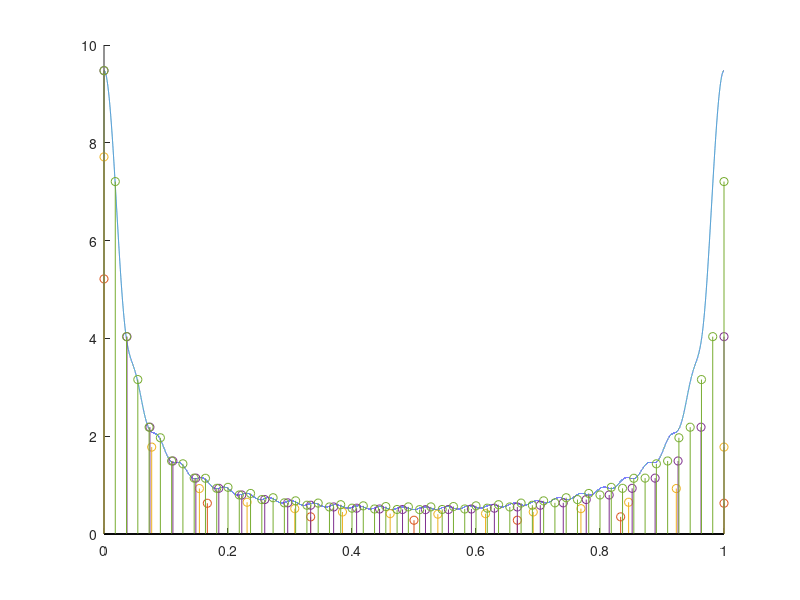

The MATLAB source for this figure:
%%%%%%% DTFT %%%%%%%
N_x = 28;
f = 0:1/100000:1;
x_f = (1 - (0.9*exp(-j*2*pi*f)).^N_x) ./ (1 - 0.9*exp(-j*2*pi*f));


%%%%%%% DFT %%%%%%%
n = 0:(N_x-1);
x = 0.9.^n;

N_1 = N_x/4; 
N_2 = N_x/2; 
N_3 = N_x; 
N_4 = 2*N_x;

k_1 = 0:N_1-1;
k_2 = 0:N_2-1;
k_3 = 0:N_3-1;
k_4 = 0:N_4-1;

x_f1 = fft(x,N_1); 
x_f2 = fft(x,N_2);
x_f3 = fft(x,N_3);
x_f4 = fft(x,N_4);

f1 = k_1./(N_1-1);
f2 = k_2./(N_2-1);
f3 = k_3./(N_3-1);
f4 = k_4./(N_4-1);


%%%%%%% Plot %%%%%%%
hold on;
plot(f, abs(x_f));

stem(f1,abs(x_f1))
stem(f2,abs(x_f2))
stem(f3,abs(x_f3))
stem(f4,abs(x_f4))


